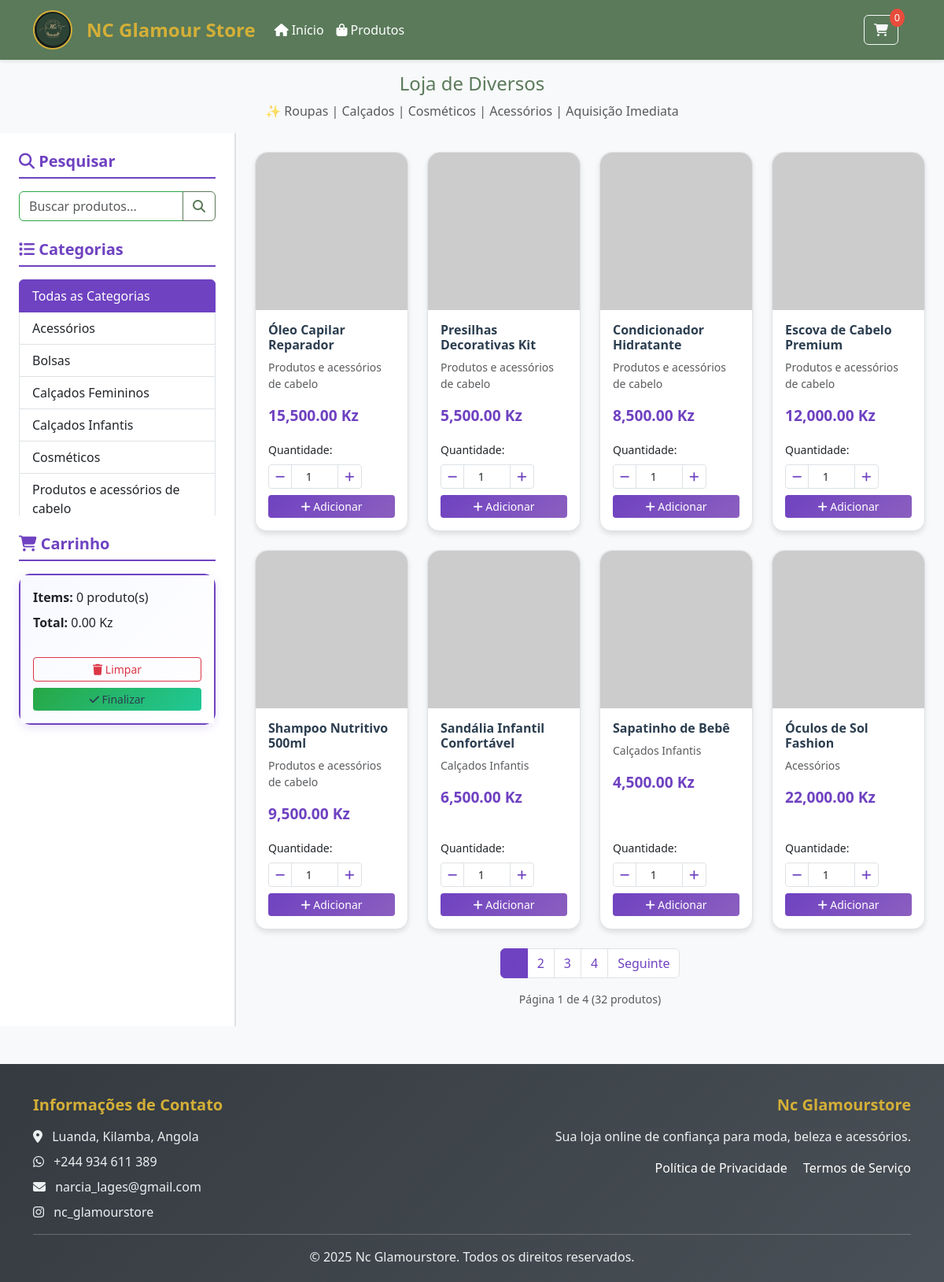
The page / on the database its author committed.
### models.py (models this page shows)
class Product(db.Model):
    __tablename__ = 'products'
    id = db.Column(db.Integer, primary_key=True)
    name = db.Column(db.String(200), nullable=False)
    price = db.Column(db.Numeric(10, 2), nullable=False)
    category = db.Column(db.String(100), nullable=False)
    image_url = db.Column(db.String(500))
    description = db.Column(Text)
    stock_quantity = db.Column(db.Integer, default=0)
    is_active = db.Column(db.Boolean, default=True)
    created_at = db.Column(db.DateTime, default=datetime.utcnow)
    updated_at = db.Column(db.DateTime, default=datetime.utcnow, onupdate=datetime.utcnow)

### routes.py (the view, shortened to what this page needs)
@app.route('/')
def index():
    search_query = request.args.get('search', '').lower()
    category_filter = request.args.get('category', '')
    page = request.args.get('page', 1, type=int)
    per_page = 8  # 8 products per page
    db_products = get_products()
    filtered_products = []
    for p in db_products:
        if p['is_active']:  # Only show active products
            product = {
                'id': p['id'],
                'name': p['name'],
                'price': p['price'],
                'category': p['category'],
                'image': p['image_url'] if p['image_url'] else 'https://via.placeholder.com/300x250?text=Sem+Imagem',
                'stock_quantity': p['stock_quantity']
            }
            filtered_products.append(product)
    if search_query:
        filtered_products = [p for p in filtered_products if search_query in p['name'].lower()]
    if category_filter:
        filtered_products = [p for p in filtered_products if p['category'] == category_filter]
    total_products = len(filtered_products)
    total_pages = (total_products + per_page - 1) // per_page
    start_index = (page - 1) * per_page
    end_index = start_index + per_page
    paginated_products = filtered_products[start_index:end_index]
    cart_total = 0
    cart_count = 0
    cart_items = []
    return render_template('index.html',
                         products=paginated_products,
                         categories=CATEGORIES,
                         cart_total=cart_total,
                         cart_count=cart_count,
                         cart_items=cart_items,
                         current_search=request.args.get('search', ''),
                         current_category=category_filter,
                         current_page=page,
                         total_pages=total_pages,
                         total_products=total_products)

### templates/index.html (shortened to what this page needs)
{% extends "base.html" %}
{% block content %}
<div class="col-lg-3 col-md-4 sidebar bg-light p-4">
    <div class="mb-4">
        <h5 class="fw-bold mb-3"><i class="fas fa-search"></i> Pesquisar</h5>
        <form method="GET" action="{{ url_for('index') }}">
            <div class="input-group">
                <input type="text" name="search" class="form-control" placeholder="Buscar produtos..." value="{{ current_search }}">
                <button class="btn btn-outline-primary" type="submit">
                    <i class="fas fa-search"></i>
                </button>
            </div>
        </form>
    </div>
    <div class="mb-4">
        <h5 class="fw-bold mb-3"><i class="fas fa-list"></i> Categorias</h5>
        <div class="categories-scroll" style="max-height: 300px; overflow-y: auto;">
            <div class="list-group">
                <a href="{{ url_for('index') }}" class="list-group-item list-group-item-action {% if not current_category %}active{% endif %}">
                    Todas as Categorias
                </a>
                {% for category in categories %}
                    <a href="{{ url_for('index', category=category) }}"
                       class="list-group-item list-group-item-action {% if current_category == category %}active{% endif %}">
                        {{ category }}
                    </a>
                {% endfor %}
            </div>
        </div>
    </div>
    <div class="cart-widget">
        <h5 class="fw-bold mb-3"><i class="fas fa-shopping-cart"></i> Carrinho</h5>
        <div class="card">
            <div class="card-body">
                <div class="cart-summary mb-3">
                    <p class="mb-2"><strong>Items:</strong> <span id="cart-count">{{ cart_count }}</span> produto(s)</p>
                    <p class="mb-3"><strong>Total:</strong> <span id="cart-total">{{ "{:,.2f}".format(cart_total) }}</span> Kz</p>
                </div>
                <div class="d-grid gap-2">
                    <button type="button" class="btn btn-outline-danger btn-sm w-100" onclick="clearCart()">
                        <i class="fas fa-trash"></i> Limpar
                    </button>
                    <a href="{{ url_for('finalizar') }}" class="btn btn-success btn-sm">
                        <i class="fas fa-check"></i> Finalizar
                    </a>
                </div>
            </div>
        </div>
    </div>
</div>
<div class="col-lg-9 col-md-8 p-4">
    {% if products %}
        <div class="row g-4">
            {% for product in products %}
                <div class="col-xl-3 col-lg-4 col-md-6 col-sm-6">
                    <div class="card h-100 product-card">
                        <img src="{{ product.image }}" class="card-img-top product-image" alt="{{ product.name }}">
                        <div class="card-body d-flex flex-column">
                            <h6 class="card-title">{{ product.name }}</h6>
                            <p class="card-text text-muted small">{{ product.category }}</p>
                            <p class="card-text price fw-bold text-primary mb-3">{{ "{:,.2f}".format(product.price) }} Kz</p>
                            <form method="POST" action="{{ url_for('add_to_cart') }}" class="mt-auto">
                                <div class="mb-2">
                                    <label class="form-label small">Quantidade:</label>
                                    <div class="input-group input-group-sm">
                                        <button type="button" class="btn btn-outline-secondary btn-sm quantity-btn" data-action="decrease">
                                            <i class="fas fa-minus"></i>
                                        </button>
                                        <input type="number" name="quantity" class="form-control text-center quantity-input"
                                               value="1" min="1" max="{{ product.stock_quantity if product.stock_quantity else 10 }}" readonly>
                                        <button type="button" class="btn btn-outline-secondary btn-sm quantity-btn" data-action="increase">
                                            <i class="fas fa-plus"></i>
                                        </button>
                                    </div>
                                </div>
                                <button type="submit" class="btn btn-primary btn-sm w-100">
                                    <i class="fas fa-plus"></i> Adicionar
                                </button>
                            </form>
                        </div>
                    </div>
                </div>
            {% endfor %}
        </div>
        {% if total_pages > 1 %}
            <nav aria-label="Navegação da página" class="mt-4">
                <ul class="pagination justify-content-center">
                    {% for page_num in range(1, total_pages + 1) %}
                        {% if page_num == current_page %}
                            <li class="page-item active">
                                <span class="page-link">{{ page_num }}</span>
                            </li>
                        {% elif page_num == 1 or page_num == total_pages or (page_num >= current_page - 2 and page_num <= current_page + 2) %}
                            <li class="page-item">
                                <a class="page-link" href="{{ url_for('index', page=page_num, search=current_search, category=current_category) }}">
                                    {{ page_num }}
                                </a>
                            </li>
                        {% elif page_num == current_page - 3 or page_num == current_page + 3 %}
                            <li class="page-item disabled">
                                <span class="page-link">...</span>
                            </li>
                        {% endif %}
                    {% endfor %}
                    {% if current_page < total_pages %}
                        <li class="page-item">
                            <a class="page-link" href="{{ url_for('index', page=current_page+1, search=current_search, category=current_category) }}">
                                Seguinte
                            </a>
                        </li>
                    {% endif %}
                </ul>
                <div class="text-center text-muted small mt-2">
                    Página {{ current_page }} de {{ total_pages }} ({{ total_products }} produtos)
                </div>
            </nav>
        {% endif %}
    {% endif %}
</div>
{% endblock %}

### templates/base.html (shortened to what this page needs)
<!doctype html>
<html lang="pt">
    <head>
        <link
            href="https://cdn.jsdelivr.net/npm/bootstrap@5.3.0/dist/css/bootstrap.min.css"
            rel="stylesheet"
        />
        <link
            rel="stylesheet"
            href="https://cdnjs.cloudflare.com/ajax/libs/font-awesome/6.4.0/css/all.min.css"
        />
        <link
            rel="stylesheet"
            href="{{ url_for('static', filename='css/ecommerce-theme.css') }}"
        />
        <link
            rel="stylesheet"
            href="{{ url_for('static', filename='css/style.css') }}"
        />
    </head>
    <body>
        <nav class="navbar navbar-expand-lg navbar-dark">
            <div class="container">
                <a class="navbar-brand logo-container" href="{{ url_for('index') }}">
                    <img src="{{ url_for('static', filename='images/logo.png') }}" alt="NC Glamour Store" class="logo-image">
                    <span class="ms-2">NC Glamour Store</span>
                </a>
                <div class="collapse navbar-collapse" id="navbarNav">
                    <ul class="navbar-nav me-auto">
                        <li class="nav-item">
                            <a class="nav-link" href="{{ url_for('index') }}">
                                <i class="fas fa-home me-1"></i>Início
                            </a>
                        </li>
                        <li class="nav-item">
                            <a class="nav-link" href="{{ url_for('checkout') }}">
                                <i class="fas fa-shopping-bag me-1"></i>Produtos
                            </a>
                        </li>
                    </ul>
                    <div class="d-flex align-items-center">
                        <div class="position-relative me-3">
                            <button class="btn btn-outline-light" type="button" data-bs-toggle="offcanvas" data-bs-target="#cartOffcanvas">
                                <i class="fas fa-shopping-cart"></i>
                                <span id="cart-count" class="cart-badge">{{ cart_count or 0 }}</span>
                            </button>
                        </div>
                    </div>
                </div>
            </div>
        </nav>
        <div class="bg-light py-3">
            <div class="container text-center">
                <h4 class="mb-2" style="color: var(--primary-green);">Loja de Diversos</h4>
                <p class="mb-0 text-muted">
                    ✨ Roupas | Calçados | Cosméticos | Acessórios | Aquisição Imediata
                </p>
            </div>
        </div>
        <div class="container-fluid">
            <div class="row">{% block content %}{% endblock %}</div>
        </div>
        <footer class="footer mt-5">
            <div class="container">
                <div class="row">
                    <div class="col-md-6">
                        <h5 class="fw-bold mb-3">Informações de Contato</h5>
                        <p class="mb-2">
                            <i class="fas fa-map-marker-alt me-2"></i>
                            Luanda, Kilamba, Angola
                        </p>
                        <p class="mb-2">
                            <a href="https://wa.me/244934611389" target="_blank"><i class="fa-brands fa-whatsapp me-2"></i> +244 934 611 389</a>
                        <p class="mb-2">
                            <a href="https://narcia_lages@gmail.com" target="_blank"><i class="fas fa-envelope me-2"></i>
                                narcia_lages@gmail.com
                            </a>
                        </p>
                        <p class="mb-0">
                            <a href="https://instagram.com/nc_glamourstore" target="_blank">
                              <i class="fab fa-instagram me-2"></i>
                                nc_glamourstore
                            </a>
                        </p>
                    </div>
                    <div class="col-md-6 text-md-end">
                        <h5 class="fw-bold mb-3">Nc Glamourstore</h5>
                        <p class="mb-3">
                            Sua loja online de confiança para moda, beleza e
                            acessórios.
                        </p>
                        <div class="mb-3">
                            <a href="#" class="text-white me-3"
                                >Política de Privacidade</a
                            >
                            <a href="#" class="text-white">Termos de Serviço</a>
                        </div>
                    </div>
                </div>
                <hr class="my-3" />
                <div class="text-center">
                    <p class="mb-0">
                        &copy; 2025 Nc Glamourstore. Todos os direitos
                        reservados.
                    </p>
                </div>
            </div>
        </footer>
    </body>
</html>

### rows shown on the page
Product: name "Óleo Capilar Reparador", category "Produtos e acessórios de cabelo", price "15,500.00"
Product: name "Presilhas Decorativas Kit", category "Produtos e acessórios de cabelo", price "5,500.00"
Product: name "Condicionador Hidratante", category "Produtos e acessórios de cabelo", price "8,500.00"
Product: name "Escova de Cabelo Premium", category "Produtos e acessórios de cabelo", price "12,000.00"
Product: name "Shampoo Nutritivo 500ml", category "Produtos e acessórios de cabelo", price "9,500.00"
Product: name "Sandália Infantil Confortável", category "Calçados Infantis", price "6,500.00"
Product: name "Sapatinho de Bebê", category "Calçados Infantis", price "4,500.00"
Product: name "Óculos de Sol Fashion", category "Acessórios", price "22,000.00"

### other values the page prints
{{ cart_count or 0 }} "0"
{{ category }} "Acessórios" "Bolsas" "Calçados Femininos" "Calçados Infantis" "Cosméticos" "Produtos e acessórios de cabelo"
{{ cart_count }} "0"
{{ "{:,.2f}".format(cart_total) }} "0.00"
{{ page_num }} "2" "3" "4"
{{ current_page }} "1"
{{ total_pages }} "4"
{{ total_products }} "32"
